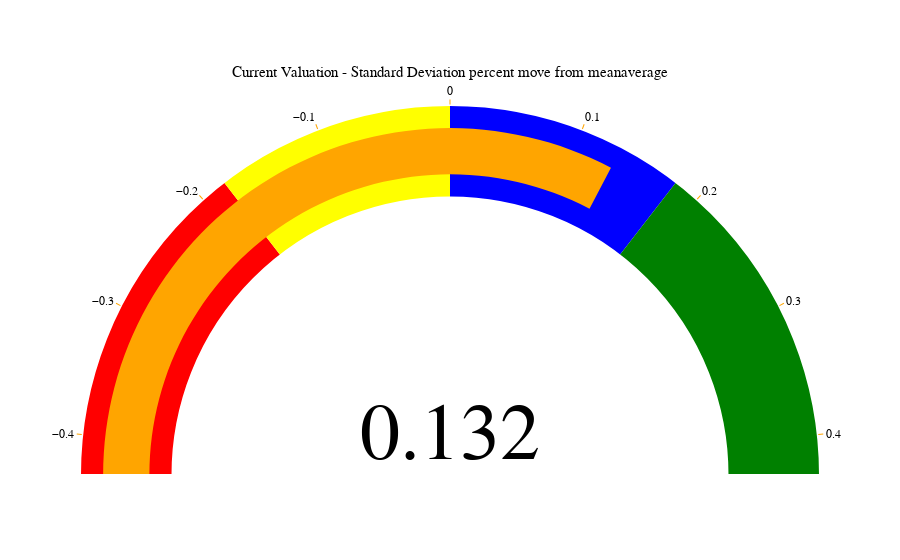

Notebook code for this chart:
### Code cell
import plotly.graph_objects as go

fig = go.Figure(go.Indicator(
    mode = "gauge+number",
    title = {'text': "Current Valuation - Standard Deviation percent move from meanaverage", 'font': {'size': 15}},
    value = df['move%'].iloc[-1],
    domain = {'x': [0,1], 'y': [0,1]},
    gauge = {
        'axis': {'range': [-0.43, 0.43], 'tickwidth': 1, 'tickcolor': "orange"},
        'bar': {'color': "orange"},
        'bgcolor': "white",
        'borderwidth': 2,
        'bordercolor': "white",
        'steps': [
            {'range': [-0.43, -0.18], 'color': 'red'},
            {'range': [-0.18, 0], 'color': 'yellow'},
            {'range': [0, 0.18], 'color': 'blue'},
            {'range': [0.18,0.43], 'color': 'green'}],
        }))

fig.update_layout(
    font={'color': "black", 'family': "Arial"},
    xaxis={'showgrid': False, 'range':[-1,1]},
    yaxis={'showgrid': False, 'range':[0,1.11]},
    plot_bgcolor='rgba(0,0,0,0)'
    )


# Set the visibility ON
fig.update_yaxes(title='', visible=True, showticklabels=False)
# Set the visibility OFF
fig.update_xaxes(title='x', visible=False, showticklabels=False)

fig.show()
fig.write_html("../static/valuation.html")

### Figure 1 — Plotly figure (JSON) as saved in the notebook; plotly's stock layout.template omitted (floating-point values rounded to 4 significant figures)
{"data": [{"domain": {"x": [0, 1], "y": [0, 1]}, "gauge": {"axis": {"range": [-0.43, 0.43], "tickcolor": "orange", "tickwidth": 1}, "bar": {"color": "orange"}, "bgcolor": "white", "bordercolor": "white", "borderwidth": 2, "steps": [{"color": "red", "range": [-0.43, -0.18]}, {"color": "yellow", "range": [-0.18, 0]}, {"color": "blue", "range": [0, 0.18]}, {"color": "green", "range": [0.18, 0.43]}]}, "mode": "gauge+number", "title": {"font": {"size": 15}, "text": "Current Valuation - Standard Deviation percent move from meanaverage"}, "type": "indicator", "value": 0.1321}], "layout": {"font": {"color": "black", "family": "Arial"}, "plot_bgcolor": "rgba(0,0,0,0)", "xaxis": {"range": [-1, 1], "showgrid": false, "showticklabels": false, "title": {"text": "x"}, "visible": false}, "yaxis": {"range": [0, 1.11], "showgrid": false, "showticklabels": false, "title": {"text": ""}, "visible": true}}}
